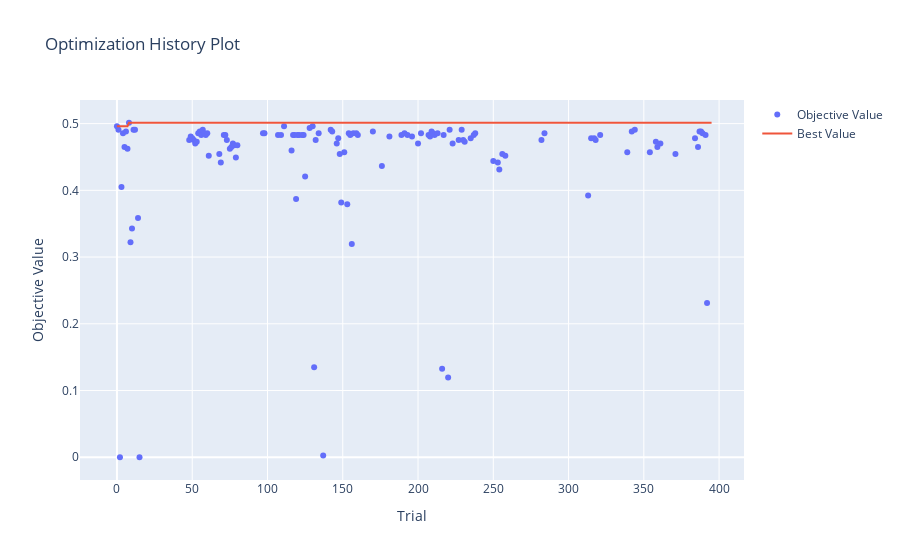

The code cell stored with this chart in its notebook:
### Code cell
plot_optimization_history(study_xgb)
